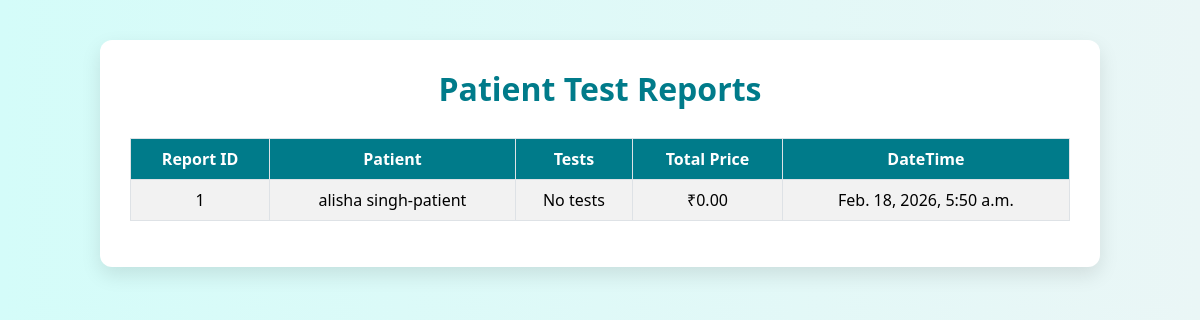
The app's page /staff/applytest with its own data.
### Patient/models.py (models this page shows, shortened)
class PatientTestReport(models.Model):
    report_id = models.AutoField (primary_key=True)
    patient = models. ForeignKey (Register_Master, on_delete=models.CASCADE)
    tests = models. ManyToManyField (Laboratory_test)
    total_price = models. DecimalField(max_digits=10, decimal_places=2)
    created_at = models.DateTimeField (auto_now_add=True)

### REGISTER/models.py (models this page shows)
class Register_Master(models.Model):
    Reg_id=models.AutoField(primary_key=True)
    Name=models.CharField(max_length=30)
    Email=models.CharField(max_length=30,unique=True)
    Mobile=models.CharField(max_length=30)
    Password=models.CharField(max_length=40)
    Dob=models.DateField()
    Gender=models.CharField(max_length=10)
    Address=models.CharField(max_length=100)
    Role_name=models.CharField(max_length=30)
    created_at = models.DateTimeField(default=timezone.now)
    def __str__(self):
        return f"{self.Name}-{self.Role_name}"

### Staff/views.py (the view)
# urls.py: path('applytest',views.applytest,name="applytest"),
def applytest(request):
    ob=PatientTestReport.objects.all()
    return render(request,"applytest.html",{'rdata':ob})

### Staff/templates/applytest.html (shortened to what this page needs)
<!DOCTYPE html>
<html lang="en">
<head>
    <link href="https://cdn.jsdelivr.net/npm/bootstrap@5.3.2/dist/css/bootstrap.min.css" rel="stylesheet">
</head>
<body>
<div class="table-container">
    <h2>Patient Test Reports</h2>
    <div class="table-responsive">
        <table class="table table-bordered table-striped align-middle">
            <thead>
                <tr>
                    <th>Report ID</th>
                    <th>Patient</th>
                    <th>Tests</th>
                    <th>Total Price</th>
                    <th>DateTime</th>
                </tr>
            </thead>
            <tbody>
                {% for report in rdata %}
                <tr>
                    <td>{{ report.report_id }}</td>
                    <td>{{ report.patient }}</td>
                    <td>
                        {% for test in report.tests.all %}
                            {{ test.test_name }}{% if not forloop.last %}, {% endif %}
                        {% empty %}
                            No tests
                        {% endfor %}
                    </td>
                    <td>₹{{ report.total_price }}</td>
                    <td>{{ report.created_at }}</td>
                </tr>
                {% endfor %}
            </tbody>
        </table>
    </div>
</div>
</body>
</html>

### Staff/templates/applytest.html (style rules this page uses)
body { background: linear-gradient(to right, #d4fcf9, #eaf6f6); font-family: 'Segoe UI', sans-serif; padding: 40px 20px; }
.table-container { background-color: #ffffff; border-radius: 12px; box-shadow: 0 8px 20px rgba(0, 0, 0, 0.1); padding: 30px; max-width: 1000px; margin: auto; }
.table thead th { background-color: #007b8a; color: #ffffff; text-align: center; }
.table tbody td { vertical-align: middle; text-align: center; }
h2 { text-align: center; color: #007b8a; margin-bottom: 30px; font-weight: 700; }

### records on screen
PatientTestReport: report_id "1", patient "alisha singh-patient", total_price "0.00", created_at "Feb. 18, 2026, 5:50 a.m."
